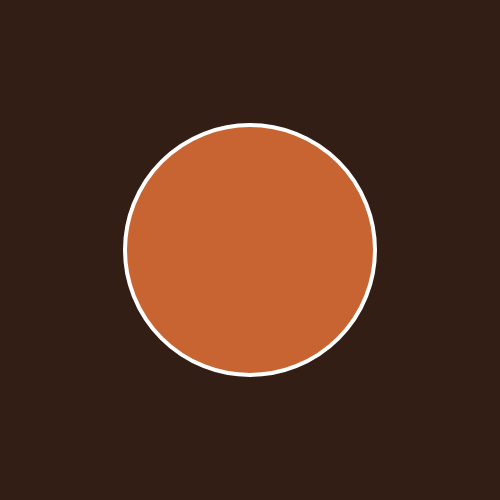
Frame 1 (no input)
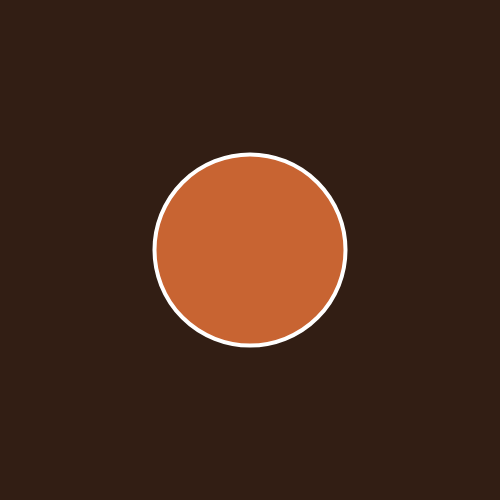
Frame 60 (no input)
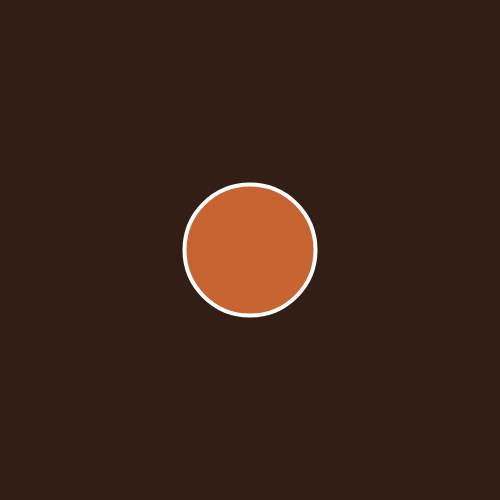
Frame 120 (the mouse pressed at the canvas centre since frame 60)

The p5.js sketch that drew these frames (run headless with seeded random() and noise() and a simulated clock; from frame 60 on, the mouse is pressed at the canvas centre):

// p5.js sketch
// ── sketch.js

let r=250





function setup() {
  createCanvas(500, 500);
}

function draw() {
  background(50,30,20);
fill(200, 100, 50);
stroke(255, 255, 255);
strokeWeight(4);
  circle(250,250 ,r);
  r=r-1

}
function keyPressed(){
  r=250
} 
